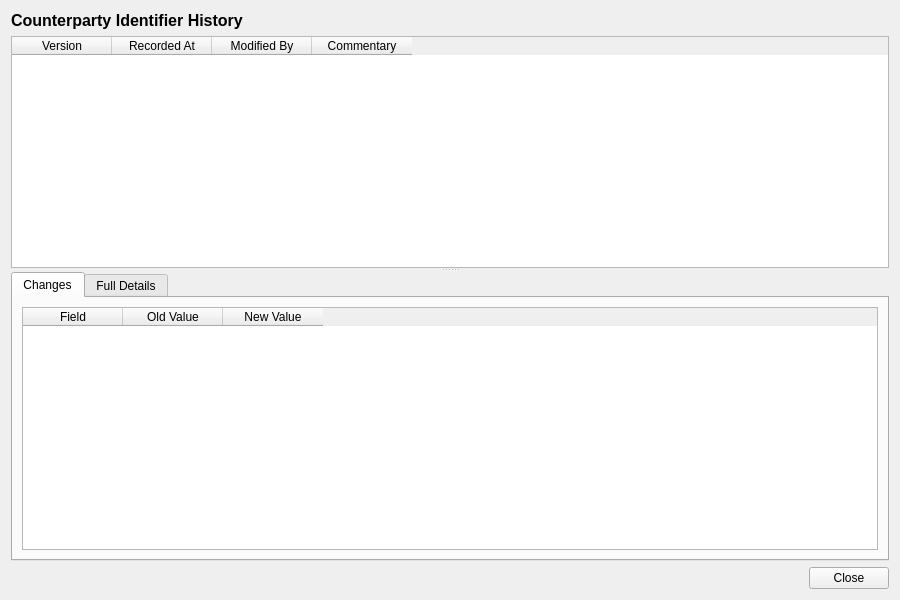
<?xml version="1.0" encoding="UTF-8"?>
<ui version="4.0">
 <class>CounterpartyIdentifierHistoryDialog</class>
 <widget class="QWidget" name="CounterpartyIdentifierHistoryDialog">
  <property name="geometry">
   <rect>
    <x>0</x>
    <y>0</y>
    <width>900</width>
    <height>600</height>
   </rect>
  </property>
  <property name="windowTitle">
   <string>Counterparty Identifier History</string>
  </property>
  <layout class="QVBoxLayout" name="verticalLayout">
   <item>
    <widget class="QLabel" name="titleLabel">
     <property name="font">
      <font>
       <pointsize>12</pointsize>
       <bold>true</bold>
      </font>
     </property>
     <property name="text">
      <string>Counterparty Identifier History</string>
     </property>
    </widget>
   </item>
   <item>
    <widget class="QSplitter" name="splitter">
     <property name="orientation">
      <enum>Qt::Vertical</enum>
     </property>
     <widget class="QTableWidget" name="versionListWidget">
      <property name="minimumHeight">
       <number>150</number>
      </property>
      <property name="maximumHeight">
       <number>250</number>
      </property>
      <property name="alternatingRowColors">
       <bool>true</bool>
      </property>
      <property name="editTriggers">
       <set>QAbstractItemView::NoEditTriggers</set>
      </property>
      <property name="selectionMode">
       <enum>QAbstractItemView::SingleSelection</enum>
      </property>
      <property name="selectionBehavior">
       <enum>QAbstractItemView::SelectRows</enum>
      </property>
      <column>
       <property name="text">
        <string>Version</string>
       </property>
      </column>
      <column>
       <property name="text">
        <string>Recorded At</string>
       </property>
      </column>
      <column>
       <property name="text">
        <string>Modified By</string>
       </property>
      </column>
      <column>
       <property name="text">
        <string>Commentary</string>
       </property>
      </column>
     </widget>
     <widget class="QWidget" name="detailWidget">
      <layout class="QVBoxLayout" name="detailLayout">
       <property name="leftMargin">
        <number>0</number>
       </property>
       <property name="topMargin">
        <number>0</number>
       </property>
       <property name="rightMargin">
        <number>0</number>
       </property>
       <property name="bottomMargin">
        <number>0</number>
       </property>
       <item>
        <widget class="QTabWidget" name="tabWidget">
         <property name="currentIndex">
          <number>0</number>
         </property>
         <widget class="QWidget" name="changesTab">
          <attribute name="title">
           <string>Changes</string>
          </attribute>
          <layout class="QVBoxLayout" name="changesTabLayout">
           <item>
            <widget class="QTableWidget" name="changesTableWidget">
             <property name="editTriggers">
              <set>QAbstractItemView::NoEditTriggers</set>
             </property>
             <property name="alternatingRowColors">
              <bool>true</bool>
             </property>
             <property name="selectionMode">
              <enum>QAbstractItemView::SingleSelection</enum>
             </property>
             <property name="selectionBehavior">
              <enum>QAbstractItemView::SelectRows</enum>
             </property>
             <column>
              <property name="text">
               <string>Field</string>
              </property>
             </column>
             <column>
              <property name="text">
               <string>Old Value</string>
              </property>
             </column>
             <column>
              <property name="text">
               <string>New Value</string>
              </property>
             </column>
            </widget>
           </item>
          </layout>
         </widget>
         <widget class="QWidget" name="fullDetailsTab">
          <attribute name="title">
           <string>Full Details</string>
          </attribute>
          <layout class="QVBoxLayout" name="fullDetailsTabLayout">
           <item>
            <widget class="QScrollArea" name="scrollArea">
             <property name="widgetResizable">
              <bool>true</bool>
             </property>
             <widget class="QWidget" name="scrollAreaWidgetContents">
              <property name="geometry">
               <rect>
                <x>0</x>
                <y>0</y>
                <width>560</width>
                <height>450</height>
               </rect>
              </property>
              <layout class="QFormLayout" name="formLayout">
               <item row="0" column="0">
                <widget class="QLabel" name="idLabel">
                 <property name="text">
                  <string>Id:</string>
                 </property>
                </widget>
               </item>
               <item row="0" column="1">
                <widget class="QLabel" name="idValue">
                 <property name="text">
                  <string/>
                 </property>
                </widget>
               </item>
               <item row="1" column="0">
                <widget class="QLabel" name="id_schemeLabel">
                 <property name="text">
                  <string>Scheme:</string>
                 </property>
                </widget>
               </item>
               <item row="1" column="1">
                <widget class="QLabel" name="idSchemeValue">
                 <property name="text">
                  <string/>
                 </property>
                </widget>
               </item>
               <item row="2" column="0">
                <widget class="QLabel" name="id_valueLabel">
                 <property name="text">
                  <string>Value:</string>
                 </property>
                </widget>
               </item>
               <item row="2" column="1">
                <widget class="QLabel" name="idValueValue">
                 <property name="text">
                  <string/>
                 </property>
                </widget>
               </item>
               <item row="3" column="0">
                <widget class="QLabel" name="descriptionLabel">
                 <property name="text">
                  <string>Description:</string>
                 </property>
                </widget>
               </item>
               <item row="3" column="1">
                <widget class="QLabel" name="descriptionValue">
                 <property name="text">
                  <string/>
                 </property>
                </widget>
               </item>
               <item row="4" column="0">
                <widget class="QLabel" name="versionNumberLabel">
                 <property name="text">
                  <string>Version:</string>
                 </property>
                </widget>
               </item>
               <item row="4" column="1">
                <widget class="QLabel" name="versionNumberValue">
                 <property name="text">
                  <string/>
                 </property>
                </widget>
               </item>
               <item row="5" column="0">
                <widget class="QLabel" name="modifiedByLabel">
                 <property name="text">
                  <string>Modified By:</string>
                 </property>
                </widget>
               </item>
               <item row="5" column="1">
                <widget class="QLabel" name="modifiedByValue">
                 <property name="text">
                  <string/>
                 </property>
                </widget>
               </item>
               <item row="6" column="0">
                <widget class="QLabel" name="recordedAtLabel">
                 <property name="text">
                  <string>Recorded At:</string>
                 </property>
                </widget>
               </item>
               <item row="6" column="1">
                <widget class="QLabel" name="recordedAtValue">
                 <property name="text">
                  <string/>
                 </property>
                </widget>
               </item>
               <item row="7" column="0">
                <widget class="QLabel" name="changeCommentaryLabel">
                 <property name="text">
                  <string>Change Commentary:</string>
                 </property>
                </widget>
               </item>
               <item row="7" column="1">
                <widget class="QLabel" name="changeCommentaryValue">
                 <property name="text">
                  <string/>
                 </property>
                 <property name="wordWrap">
                  <bool>true</bool>
                 </property>
                </widget>
               </item>
              </layout>
             </widget>
            </widget>
           </item>
          </layout>
         </widget>
        </widget>
       </item>
      </layout>
     </widget>
    </widget>
   </item>
   <item>
    <layout class="QHBoxLayout" name="buttonLayout">
     <item>
      <spacer name="horizontalSpacer">
       <property name="orientation">
        <enum>Qt::Horizontal</enum>
       </property>
       <property name="sizeHint" stdset="0">
        <size><width>40</width><height>20</height></size>
       </property>
      </spacer>
     </item>
     <item>
      <widget class="QPushButton" name="closeButton">
       <property name="text">
        <string>Close</string>
       </property>
      </widget>
     </item>
    </layout>
   </item>
  </layout>
 </widget>
 <resources/>
 <connections/>
</ui>
